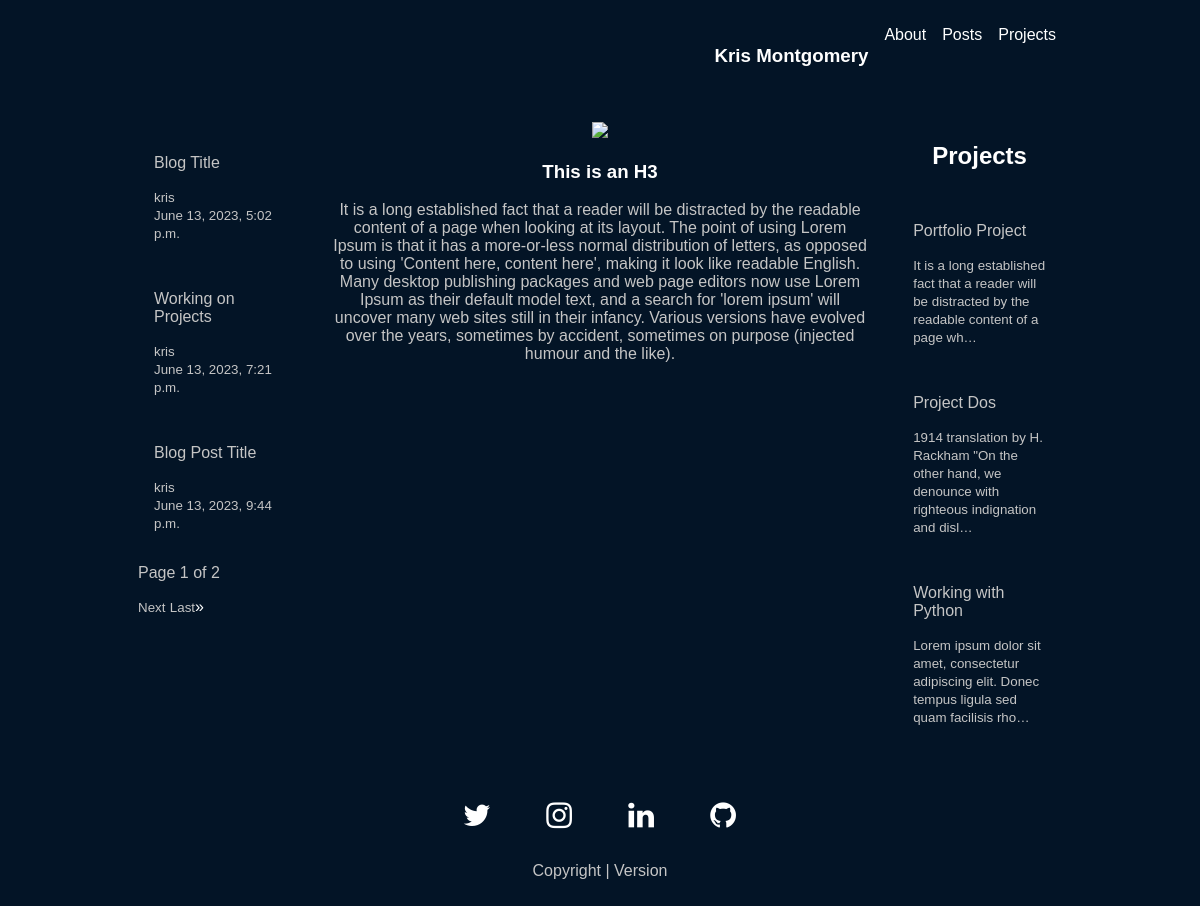
The app's page /, older data.
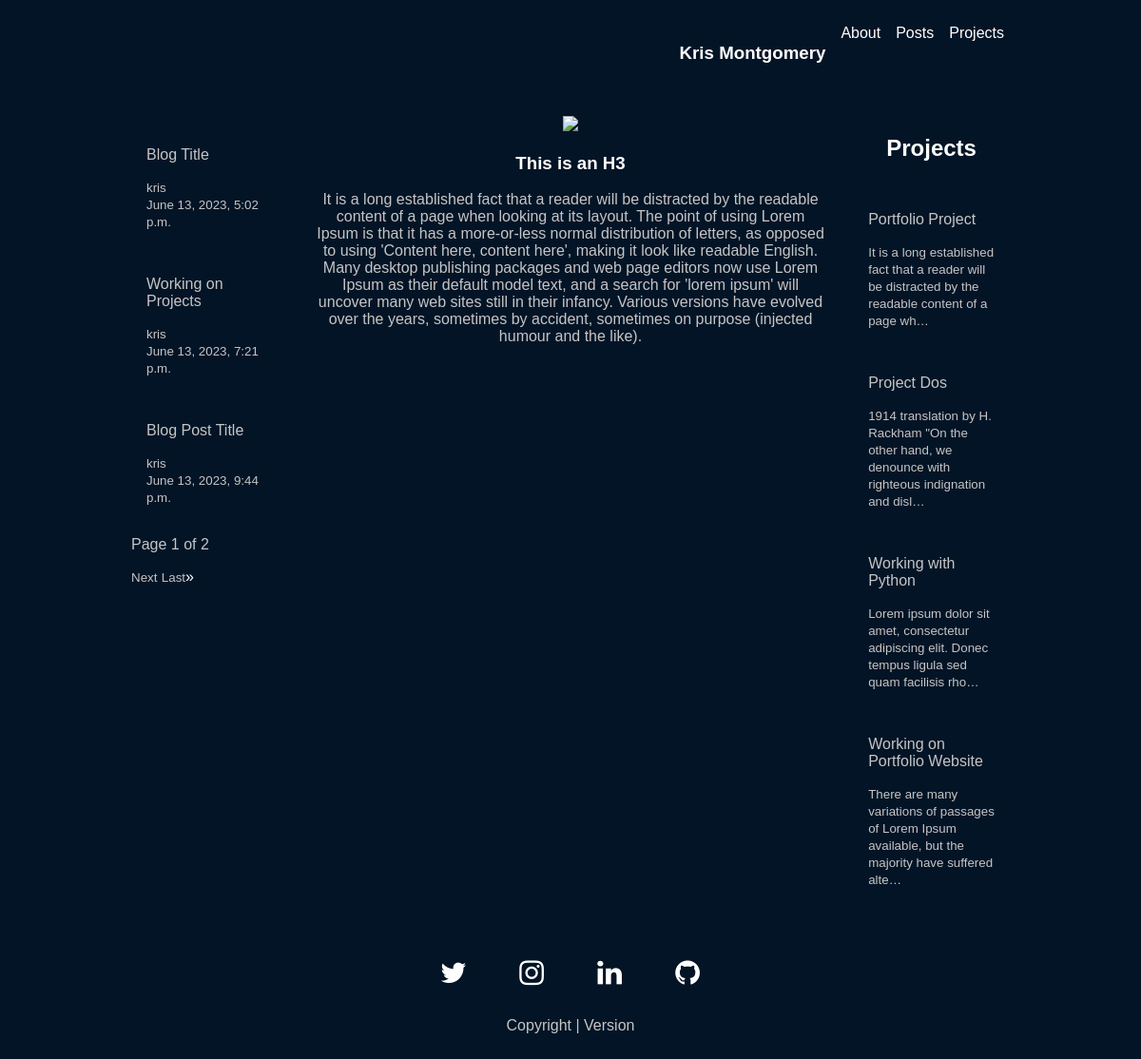
The same page, newer data.
### main/models.py (models this page shows, shortened)
class blogPosts(models.Model):
    author = models.ForeignKey(User, on_delete=models.SET_NULL, null=True)
    blog_title = models.CharField(max_length=200)
    blog_image = models.ImageField(upload_to='static/images', blank=True, null=True, height_field=None, width_field=None, max_length=100,)
    blog_image_info = models.TextField(null=True, blank=True)
    blog_body = models.TextField(null=True, blank=True)
    blog_created_date = models.DateTimeField(auto_now=True)
    blog_topic_one_title = models.CharField(max_length=200, default='Default')
    blog_topic_image_one = models.ImageField(upload_to='static/images', blank=True, null=True, height_field=None, width_field=None, max_length=100,)
    blog_topic_image_info = models.TextField(null=True, blank=True)
    topic_one_body = models.TextField(null=True, blank=True)
    blog_topic_two_title = models.CharField(max_length=200, default='Default')
    blog_topic_image_two = models.ImageField(upload_to='static/images', blank=True, null=True, height_field=None, width_field=None, max_length=100,)
    blog_topic_image_info_two = models.TextField(null=True, blank=True)
    topic_one_body_two = models.TextField(null=True, blank=True)
    blog_links = models.URLField(max_length=500, null=True, blank=True)
    blog_links_two = models.URLField(max_length=500, null=True, blank=True)

class projectModel(models.Model):
    project_title = models.CharField(max_length=200)
    project_image = models.ImageField(upload_to='static/images', blank=True, null=True, height_field=None, width_field=None, max_length=100,)
    image_info = models.TextField(null=True, blank=True)
    project_image_two = models.ImageField(upload_to='static/images', blank=True, null=True, height_field=None, width_field=None, max_length=100,)
    image_info_two = models.TextField(null=True, blank=True)
    project_image_three = models.ImageField(upload_to='static/images', blank=True, null=True, height_field=None, width_field=None, max_length=100,)
    image_info_three = models.TextField(null=True, blank=True)
    project_body = models.TextField(null=True, blank=True)
    project_links = models.URLField(max_length=500, null=True, blank=True)
    project_links_two = models.URLField(max_length=500, null=True, blank=True)

### main/views.py (the view)
# urls.py: path('', views.home, name="home"),
def home(request):
    p = Paginator(blogPosts.objects.all(), 3)
    page = request.GET.get('page')
    posts = p.get_page(page)
    projects = projectModel.objects.all()
    context = {
        'posts': posts,
        'projects': projects
    }
    return render(request, 'main/home.html', context)

### main/templates/main/home.html (shortened to what this page needs)
{% extends 'main.html' %}
{% load static %}
{% block content %}
<div class="home-container">
    <div class="leftside">
        {% for t in posts %}
            <div class="blog-container" onclick='location.href="posts/post/{{t.id}}";'>
                <p>{{t.blog_title}}</p>
                <small>{{t.author}}</small><br>
                <small>{{t.blog_created_date}}</small>
            </div>
            <br>
            {% endfor %}
            <p>Page {{ posts.number }} of {{ posts.paginator.num_pages }}</p>
            {% if posts.has_next %}
                <a href="?page={{posts.next_page_number}}"><small>Next</small></a>
                <a href="?page={{posts.paginator.num_pages}}"><small>Last</small>&raquo</a>
            {% endif %}
        </div>
        <div class="main-content">
            <img src="{% static 'images/pro_picture.jpg' %}">
            <H3>This is an H3</H3>
            <p>It is a long established fact that a reader will be distracted by the readable content of a page when looking at its layout. The point of using Lorem Ipsum is that it has a more-or-less normal distribution of letters, as opposed to using 'Content here, content here', making it look like readable English. Many desktop publishing packages and web page editors now use Lorem Ipsum as their default model text, and a search for 'lorem ipsum' will uncover many web sites still in their infancy. Various versions have evolved over the years, sometimes by accident, sometimes on purpose (injected humour and the like).</p>
        </div>
        <div class="rightside">
            <h2>Projects</h2>
            {% for p in projects %}
                <div class="project_container" onclick='location.href="projects/project/{{p.id}}";'>
                    <p>{{p.project_title}}</p>
                    <small>{{p.project_body|truncatechars:100}}</small>
                </div>
            {% endfor %}
        </div>
    </div>
    {% endblock %}

Row changes from the older to the newer data that the page shows:
added projectModel: project_title "Working on Portfolio Website", project_body "There are many variations of passages of Lorem Ipsum available, but the majority have suffered alte…"
